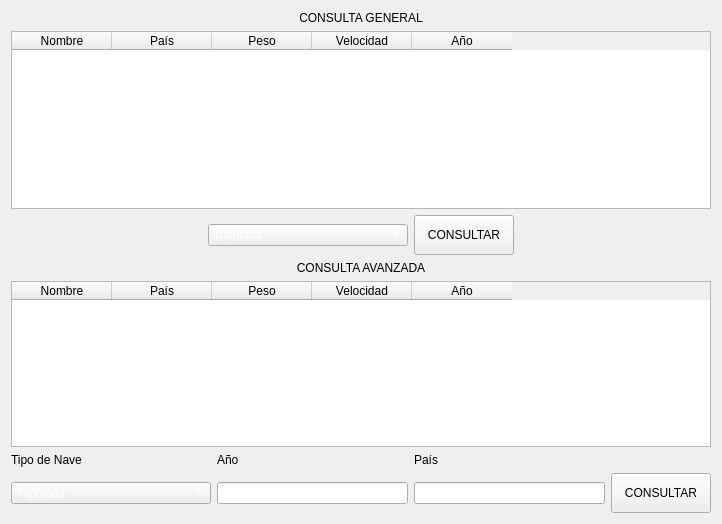
             <widget class="QWidget" name="pg_consultas">
              <layout class="QVBoxLayout" name="verticalLayout_4">
               <item>
                <widget class="QLabel" name="lbl_consulta_general">
                 <property name="text">
                  <string>CONSULTA GENERAL</string>
                 </property>
                 <property name="alignment">
                  <set>Qt::AlignCenter</set>
                 </property>
                </widget>
               </item>
               <item>
                <widget class="QTableWidget" name="tbl_consulta_sencilla">
                 <property name="minimumSize">
                  <size>
                   <width>700</width>
                   <height>178</height>
                  </size>
                 </property>
                 <property name="maximumSize">
                  <size>
                   <width>700</width>
                   <height>178</height>
                  </size>
                 </property>
                 <column>
                  <property name="text">
                   <string>Nombre</string>
                  </property>
                 </column>
                 <column>
                  <property name="text">
                   <string>País</string>
                  </property>
                 </column>
                 <column>
                  <property name="text">
                   <string>Peso</string>
                  </property>
                 </column>
                 <column>
                  <property name="text">
                   <string>Velocidad</string>
                  </property>
                 </column>
                 <column>
                  <property name="text">
                   <string>Año</string>
                  </property>
                 </column>
                </widget>
               </item>
               <item>
                <layout class="QGridLayout" name="gridLayout_2">
                 <item row="0" column="1">
                  <widget class="QComboBox" name="cBox_tipo_nave_general">
                   <property name="minimumSize">
                    <size>
                     <width>200</width>
                     <height>0</height>
                    </size>
                   </property>
                   <property name="styleSheet">
                    <string notr="true">color:rgb(255,255,255);</string>
                   </property>
                   <item>
                    <property name="text">
                     <string>Tripulada</string>
                    </property>
                   </item>
                   <item>
                    <property name="text">
                     <string>Lanzadera</string>
                    </property>
                   </item>
                   <item>
                    <property name="text">
                     <string>No Tripulada</string>
                    </property>
                   </item>
                  </widget>
                 </item>
                 <item row="0" column="0">
                  <spacer name="horizontalSpacer_2">
                   <property name="orientation">
                    <enum>Qt::Horizontal</enum>
                   </property>
                   <property name="sizeHint" stdset="0">
                    <size>
                     <width>40</width>
                     <height>20</height>
                    </size>
                   </property>
                  </spacer>
                 </item>
                 <item row="0" column="2">
                  <widget class="QPushButton" name="btn_consulta_sencilla">
                   <property name="minimumSize">
                    <size>
                     <width>100</width>
                     <height>40</height>
                    </size>
                   </property>
                   <property name="maximumSize">
                    <size>
                     <width>100</width>
                     <height>40</height>
                    </size>
                   </property>
                   <property name="text">
                    <string>CONSULTAR</string>
                   </property>
                  </widget>
                 </item>
                 <item row="0" column="3">
                  <spacer name="horizontalSpacer_3">
                   <property name="orientation">
                    <enum>Qt::Horizontal</enum>
                   </property>
                   <property name="sizeHint" stdset="0">
                    <size>
                     <width>40</width>
                     <height>20</height>
                    </size>
                   </property>
                  </spacer>
                 </item>
                </layout>
               </item>
               <item>
                <widget class="QLabel" name="lbl_consulta_avanzada">
                 <property name="text">
                  <string>CONSULTA AVANZADA</string>
                 </property>
                 <property name="alignment">
                  <set>Qt::AlignCenter</set>
                 </property>
                </widget>
               </item>
               <item>
                <widget class="QTableWidget" name="tbl_consulta_avanzada">
                 <property name="minimumSize">
                  <size>
                   <width>700</width>
                   <height>0</height>
                  </size>
                 </property>
                 <property name="maximumSize">
                  <size>
                   <width>700</width>
                   <height>166</height>
                  </size>
                 </property>
                 <column>
                  <property name="text">
                   <string>Nombre</string>
                  </property>
                 </column>
                 <column>
                  <property name="text">
                   <string>País</string>
                  </property>
                 </column>
                 <column>
                  <property name="text">
                   <string>Peso</string>
                  </property>
                 </column>
                 <column>
                  <property name="text">
                   <string>Velocidad</string>
                  </property>
                 </column>
                 <column>
                  <property name="text">
                   <string>Año</string>
                  </property>
                 </column>
                </widget>
               </item>
               <item>
                <layout class="QGridLayout" name="gridLayout">
                 <item row="1" column="1">
                  <widget class="QLineEdit" name="ql_anio_nave"/>
                 </item>
                 <item row="1" column="3">
                  <widget class="QPushButton" name="btn_consulta_avanzada">
                   <property name="minimumSize">
                    <size>
                     <width>100</width>
                     <height>40</height>
                    </size>
                   </property>
                   <property name="maximumSize">
                    <size>
                     <width>100</width>
                     <height>40</height>
                    </size>
                   </property>
                   <property name="text">
                    <string>CONSULTAR</string>
                   </property>
                  </widget>
                 </item>
                 <item row="1" column="2">
                  <widget class="QLineEdit" name="ql_pais_nave"/>
                 </item>
                 <item row="0" column="0">
                  <widget class="QLabel" name="lbl_tipo_nave">
                   <property name="text">
                    <string>Tipo de Nave</string>
                   </property>
                  </widget>
                 </item>
                 <item row="0" column="1">
                  <widget class="QLabel" name="lbl_anio_nave">
                   <property name="text">
                    <string>Año</string>
                   </property>
                  </widget>
                 </item>
                 <item row="0" column="2">
                  <widget class="QLabel" name="lbl_pais_nave">
                   <property name="text">
                    <string>País</string>
                   </property>
                  </widget>
                 </item>
                 <item row="1" column="0">
                  <widget class="QComboBox" name="cBox_tipo_nave_avanzada">
                   <property name="minimumSize">
                    <size>
                     <width>200</width>
                     <height>0</height>
                    </size>
                   </property>
                   <property name="styleSheet">
                    <string notr="true">color:rgb(255,255,255);</string>
                   </property>
                   <item>
                    <property name="text">
                     <string>Tripulada</string>
                    </property>
                   </item>
                   <item>
                    <property name="text">
                     <string>Lanzadera</string>
                    </property>
                   </item>
                   <item>
                    <property name="text">
                     <string>No Tripulada</string>
                    </property>
                   </item>
                  </widget>
                 </item>
                </layout>
               </item>
              </layout>
              <zorder>lbl_consulta_general</zorder>
              <zorder>tbl_consulta_sencilla</zorder>
              <zorder>tbl_consulta_avanzada</zorder>
              <zorder>lbl_consulta_avanzada</zorder>
              <zorder>gridLayoutWidget</zorder>
             </widget>
